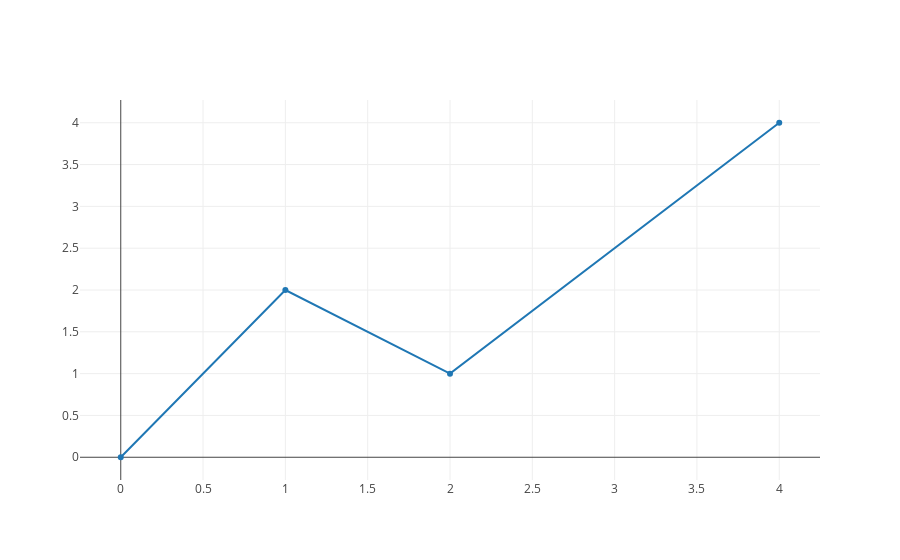

Notebook code for this chart:
### Code cell
py.iplot([{"x": [0, 1, 2, 4], "y": [0, 2, 1, 4]}])

### Figure 1 — Plotly figure (JSON) as saved in the notebook; plotly's stock layout.template omitted (floating-point values rounded to 4 significant figures)
{"data": [{"x": [0, 1, 2, 4], "y": [0, 2, 1, 4]}], "layout": {}}
